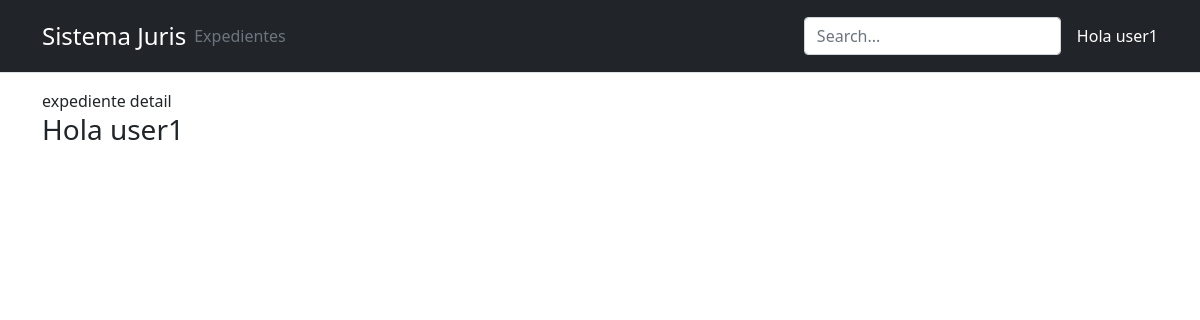
/4 (signed in), run on an earlier commit of the app's database.
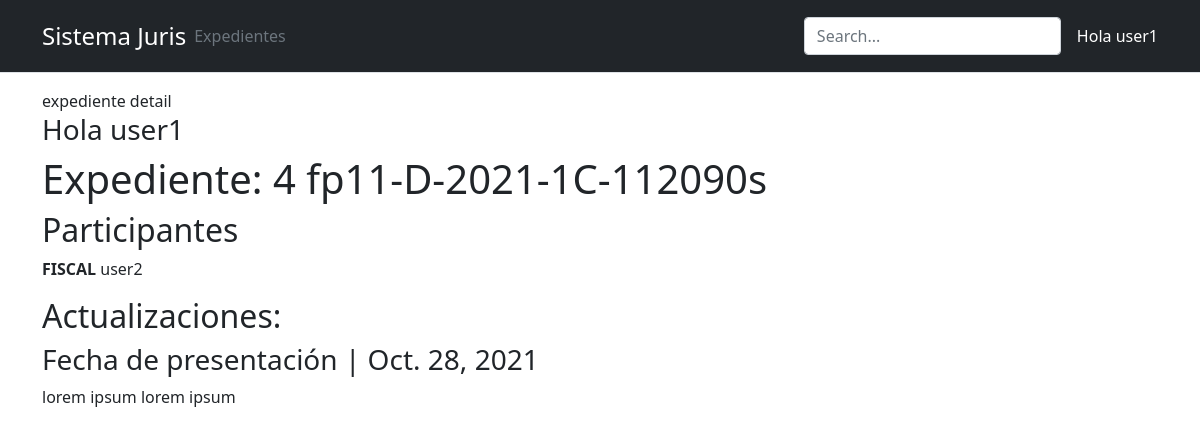
And on a later commit of the database.
### juris/models.py (models this page shows, shortened)
class Actualizacion(models.Model):
	titulo = models.CharField(max_length=30, default="Expediente actualizado")
	contenido = models.CharField(max_length=200)
	fecha_actualizacion = models.DateField(auto_now=True)
	expediente = models.ForeignKey('Expediente', on_delete=models.SET_NULL, null = True)

class Expediente(models.Model):
	numero_de_fiscalia = models.CharField(max_length=5)
	letra = models.CharField(max_length=1)
	año = models.DateField(auto_now=True)
	tribunal = models.CharField(max_length=2)
	numero_expediente = models.CharField(max_length=6)
	intervenientes = models.ManyToManyField(User, through='PersonasIntervenientes')
	class Meta:
		unique_together= ('numero_de_fiscalia', 'letra', 'tribunal', 'numero_expediente')
	def return_list_of_intervenientes(self):
		return  self.intervenientes.through.objects.filter(expediente=self)
	def __str__(self):
		return str(self.id) + " " + self.numero_de_fiscalia + "-" + self.letra + "-" + str(self.año.year) + "-" + self.tribunal + "-" + self.numero_expediente

class PersonasIntervenientes(models.Model):
	user = models.ForeignKey(User, on_delete=models.CASCADE)
	expediente = models.ForeignKey(Expediente, on_delete=models.CASCADE)
	fecha_incluido = models.DateField(auto_now=True)
	ROL_USUARIO = (
		('DE','DEMANDADO'),
		('DD', 'DEMANDANTE'),
		('FF', 'FISCAL'),
		('JZ', 'JUEZ'),
		('AD', 'ABOGADO DEFENSOR'),
		('SE', 'SECRETARIO DEFENSOR'),
		('TE', 'TESTIGO'),
		('PE', 'PERSONA EXTRA')
	)
	rol = models.CharField(
		max_length=2,
		choices=ROL_USUARIO,
		help_text="Rol del usuario en el caso",
		default='PE')
	class Meta:
		unique_together = ('user', 'rol', 'expediente')

### juris/views.py (the view)
# urls.py: path('<int:expediente>', views.ExpedienteDetailView.as_view(), name="expediente-detail"),
class ExpedienteDetailView(LoginRequiredMixin, generic.ListView):
    model = Actualizacion
    context_object_name= 'expediente'
    template_name = "expediente_detail.html"
    def get_queryset(self):
        return Actualizacion.objects.filter(expediente=self.kwargs['expediente'])

### juris/templatetags/active_link_class.py (called while the page is built)
@register.simple_tag(takes_context=True)
def active_link_class(context: Context,
                      *args,
                      active_class: str,
                      inactive_class: str = '',
                      **kwargs):
    path: str = context["request"].path
    if path.startswith(reverse(*args, **kwargs)):
        return active_class
    return inactive_class

### juris/templates/expediente_detail.html
{% extends "base_generic.html" %}
{% block content %}
expediente detail
{% if user.is_authenticated %}
      <h3>Hola {{ user.get_username }}</h3>
{% endif %}
{% for exp in expediente %}
    {% if forloop.first %}
    <h1>Expediente: {{ exp.expediente }}s</h1>
    <h2>Participantes</h2>
    {% for help in exp.expediente.return_list_of_intervenientes %}
    <p> <strong>{{ help.get_rol_display }}</strong> {{ help.user }}  </p>
    {% endfor %}
    <h2>Actualizaciones:</h2>
    {% endif %}
    <h3>{{ exp.titulo }} | {{ exp.fecha_actualizacion }} </h3>
    <p>{{ exp.contenido}} </p>
{% endfor %}
{% endblock %}

What changed in the data, as far as the page shows it:
added Actualizacion: expediente "4 fp11-D-2021-1C-112090", titulo "Fecha de presentación", fecha_actualizacion "Oct. 28, 2021", contenido "lorem ipsum lorem ipsum"
now on this page (row unchanged): PersonasIntervenientes: rol "FISCAL", user "user2"
